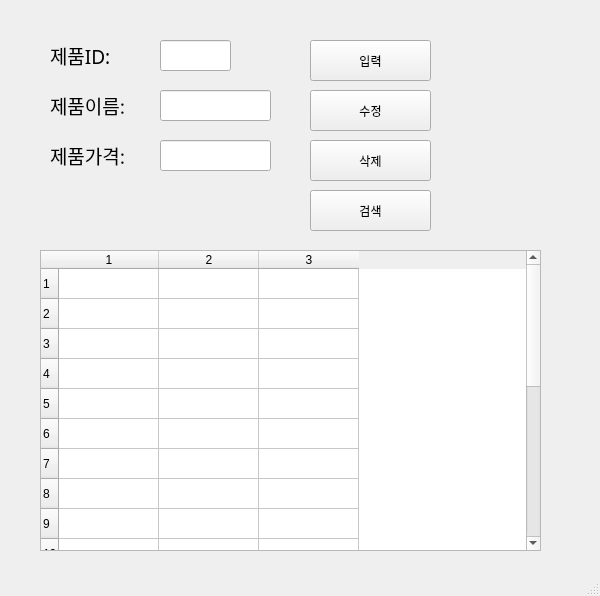
<?xml version="1.0" encoding="UTF-8"?>
<ui version="4.0">
 <class>MainWindow</class>
 <widget class="QMainWindow" name="MainWindow">
  <property name="geometry">
   <rect>
    <x>0</x>
    <y>0</y>
    <width>600</width>
    <height>596</height>
   </rect>
  </property>
  <property name="windowTitle">
   <string>MainWindow</string>
  </property>
  <widget class="QWidget" name="centralwidget">
   <widget class="QLabel" name="label">
    <property name="geometry">
     <rect>
      <x>50</x>
      <y>40</y>
      <width>91</width>
      <height>31</height>
     </rect>
    </property>
    <property name="font">
     <font>
      <family>맑은 고딕</family>
      <pointsize>14</pointsize>
     </font>
    </property>
    <property name="text">
     <string>제품ID:</string>
    </property>
   </widget>
   <widget class="QLabel" name="label_2">
    <property name="geometry">
     <rect>
      <x>50</x>
      <y>90</y>
      <width>101</width>
      <height>31</height>
     </rect>
    </property>
    <property name="font">
     <font>
      <family>맑은 고딕</family>
      <pointsize>14</pointsize>
     </font>
    </property>
    <property name="text">
     <string>제품이름:</string>
    </property>
   </widget>
   <widget class="QLabel" name="label_3">
    <property name="geometry">
     <rect>
      <x>50</x>
      <y>140</y>
      <width>101</width>
      <height>31</height>
     </rect>
    </property>
    <property name="font">
     <font>
      <family>맑은 고딕</family>
      <pointsize>14</pointsize>
     </font>
    </property>
    <property name="text">
     <string>제품가격:</string>
    </property>
   </widget>
   <widget class="QLineEdit" name="prodID">
    <property name="geometry">
     <rect>
      <x>160</x>
      <y>40</y>
      <width>71</width>
      <height>31</height>
     </rect>
    </property>
   </widget>
   <widget class="QLineEdit" name="prodName">
    <property name="geometry">
     <rect>
      <x>160</x>
      <y>90</y>
      <width>111</width>
      <height>31</height>
     </rect>
    </property>
   </widget>
   <widget class="QLineEdit" name="prodPrice">
    <property name="geometry">
     <rect>
      <x>160</x>
      <y>140</y>
      <width>111</width>
      <height>31</height>
     </rect>
    </property>
   </widget>
   <widget class="QPushButton" name="pushButton">
    <property name="geometry">
     <rect>
      <x>310</x>
      <y>40</y>
      <width>121</width>
      <height>41</height>
     </rect>
    </property>
    <property name="text">
     <string>입력</string>
    </property>
   </widget>
   <widget class="QPushButton" name="pushButton_2">
    <property name="geometry">
     <rect>
      <x>310</x>
      <y>90</y>
      <width>121</width>
      <height>41</height>
     </rect>
    </property>
    <property name="text">
     <string>수정</string>
    </property>
   </widget>
   <widget class="QPushButton" name="pushButton_3">
    <property name="geometry">
     <rect>
      <x>310</x>
      <y>140</y>
      <width>121</width>
      <height>41</height>
     </rect>
    </property>
    <property name="text">
     <string>삭제</string>
    </property>
   </widget>
   <widget class="QPushButton" name="pushButton_4">
    <property name="geometry">
     <rect>
      <x>310</x>
      <y>190</y>
      <width>121</width>
      <height>41</height>
     </rect>
    </property>
    <property name="text">
     <string>검색</string>
    </property>
   </widget>
   <widget class="QTableWidget" name="tableWidget">
    <property name="geometry">
     <rect>
      <x>40</x>
      <y>250</y>
      <width>501</width>
      <height>301</height>
     </rect>
    </property>
    <property name="rowCount">
     <number>20</number>
    </property>
    <property name="columnCount">
     <number>3</number>
    </property>
    <row/>
    <row/>
    <row/>
    <row/>
    <row/>
    <row/>
    <row/>
    <row/>
    <row/>
    <row/>
    <row/>
    <row/>
    <row/>
    <row/>
    <row/>
    <row/>
    <row/>
    <row/>
    <row/>
    <row/>
    <column/>
    <column/>
    <column/>
   </widget>
  </widget>
  <widget class="QMenuBar" name="menubar">
   <property name="geometry">
    <rect>
     <x>0</x>
     <y>0</y>
     <width>600</width>
     <height>26</height>
    </rect>
   </property>
  </widget>
  <widget class="QStatusBar" name="statusbar"/>
 </widget>
 <resources/>
 <connections>
  <connection>
   <sender>pushButton</sender>
   <signal>clicked()</signal>
   <receiver>MainWindow</receiver>
   <slot>addProduct()</slot>
   <hints>
    <hint type="sourcelabel">
     <x>394</x>
     <y>72</y>
    </hint>
    <hint type="destinationlabel">
     <x>470</x>
     <y>95</y>
    </hint>
   </hints>
  </connection>
  <connection>
   <sender>pushButton_2</sender>
   <signal>clicked()</signal>
   <receiver>MainWindow</receiver>
   <slot>updateProduct()</slot>
   <hints>
    <hint type="sourcelabel">
     <x>418</x>
     <y>129</y>
    </hint>
    <hint type="destinationlabel">
     <x>470</x>
     <y>136</y>
    </hint>
   </hints>
  </connection>
  <connection>
   <sender>pushButton_3</sender>
   <signal>clicked()</signal>
   <receiver>MainWindow</receiver>
   <slot>removeProduct()</slot>
   <hints>
    <hint type="sourcelabel">
     <x>409</x>
     <y>175</y>
    </hint>
    <hint type="destinationlabel">
     <x>469</x>
     <y>183</y>
    </hint>
   </hints>
  </connection>
  <connection>
   <sender>pushButton_4</sender>
   <signal>clicked()</signal>
   <receiver>MainWindow</receiver>
   <slot>getProduct()</slot>
   <hints>
    <hint type="sourcelabel">
     <x>406</x>
     <y>219</y>
    </hint>
    <hint type="destinationlabel">
     <x>471</x>
     <y>229</y>
    </hint>
   </hints>
  </connection>
 </connections>
 <slots>
  <slot>addProduct()</slot>
  <slot>updateProduct()</slot>
  <slot>removeProduct()</slot>
  <slot>getProduct()</slot>
 </slots>
</ui>
